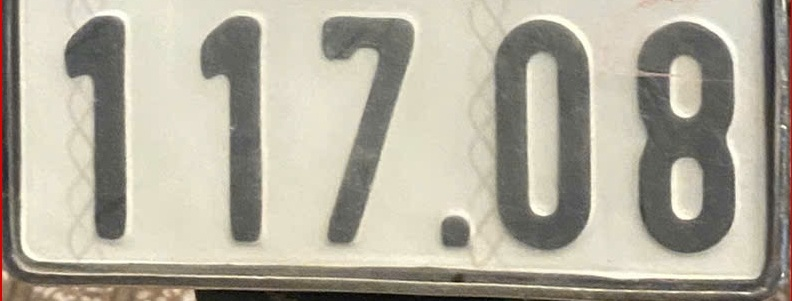
#> input picture bottom_plate.jpg, 792 x 301 px
$ python -i utils_rotate.py   (imports and definitions only)
#> lines starting #> are read from the running program, lines starting #| are printed output that depends on the picture
#> further down, picture is the input picture: shape (301, 792, 3); mean B, G, R 157.2, 172.2, 177.1
import numpy as np
import math
import cv2

def changeContrast(img):
    lab= cv2.cvtColor(img, cv2.COLOR_BGR2LAB)# chuyển BGR 2 LAB để chỉnh độ tương phản kênh L
#> lab: shape (301, 792, 3); mean of channels 0, 1, 2 177.9, 127.1, 136.3
    l_channel, a, b = cv2.split(lab) # tách LAB sang 3 kênh (Lightness, đỏ , vàng)
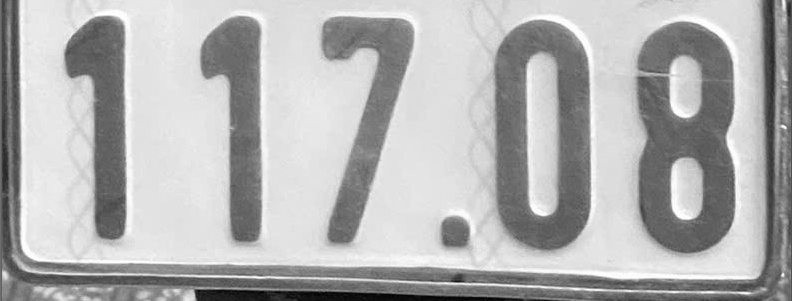
#> l_channel: shape (301, 792); min 1, max 255, mean 177.9
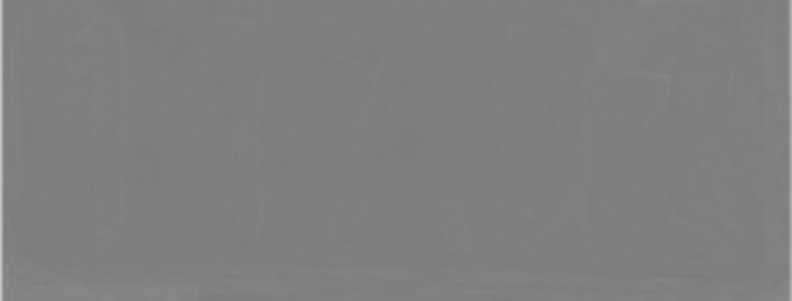
#> a: shape (301, 792); min 121, max 197, mean 127.1
    clahe = cv2.createCLAHE(clipLimit=3.0, tileGridSize=(8,8)) # tăng tương phản ,áp dụng khi trời tối
    cl = clahe.apply(l_channel) #applt vào kênh L
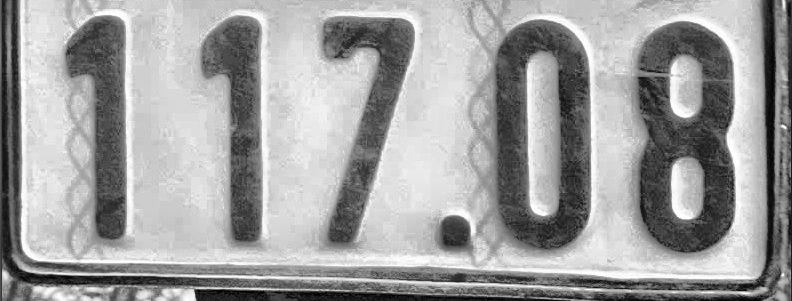
#> cl: shape (301, 792); min 0, max 255, mean 159.7
    limg = cv2.merge((cl,a,b))
#> limg: shape (301, 792, 3); mean of channels 0, 1, 2 159.7, 127.1, 136.3
    enhanced_img = cv2.cvtColor(limg, cv2.COLOR_LAB2BGR) # trả về BGR
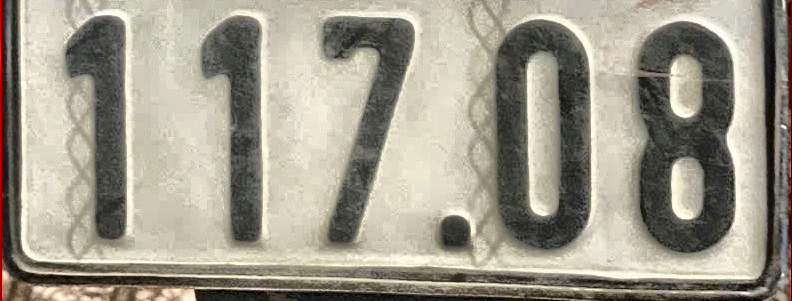
#> enhanced_img: shape (301, 792, 3); mean B, G, R 139.6, 154.4, 158.8
    return enhanced_img

# [48 lines left out: functions rotate_image, compute_skew, deskew, not called in this run]

>>> import cv2
>>> picture = cv2.imread('../bottom_plate.jpg')
>>> result = changeContrast(picture)

$ run again, on crop.jpg
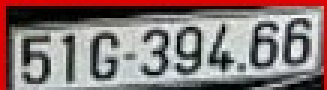
#> input picture crop.jpg, 109 x 30 px (shown 3 times larger)
#> picture is the input picture: shape (30, 109, 3); mean B, G, R 118.5, 119.1, 136
#> lab: shape (30, 109, 3); mean of channels 0, 1, 2 132.7, 133.8, 133.2
#> in changeContrast, `l_channel, a, b = cv2.split(lab)`:
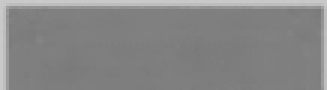
#> a: shape (30, 109) (shown 3 times larger); min 121, max 202, mean 133.8
#> limg: shape (30, 109, 3); mean of channels 0, 1, 2 131.2, 133.8, 133.2
#> in changeContrast, `enhanced_img = cv2.cvtColor(limg, cv2.COLOR_LAB2BGR)`:
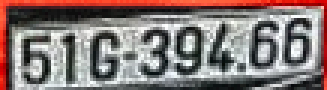
#> enhanced_img: shape (30, 109, 3) (shown 3 times larger); mean B, G, R 117.7, 119.8, 134.5

$ run again, on top_plate.jpg
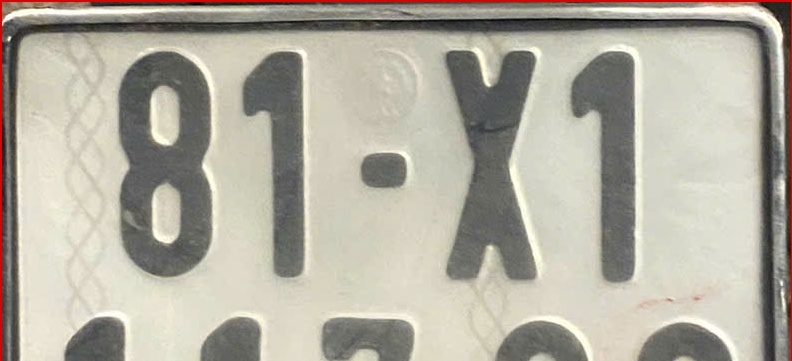
#> input picture top_plate.jpg, 792 x 361 px
#> picture is the input picture: shape (361, 792, 3); mean B, G, R 160.1, 172.7, 176.8
#> lab: shape (361, 792, 3); mean of channels 0, 1, 2 178.9, 127.2, 135.3
#> in changeContrast, `l_channel, a, b = cv2.split(lab)`:
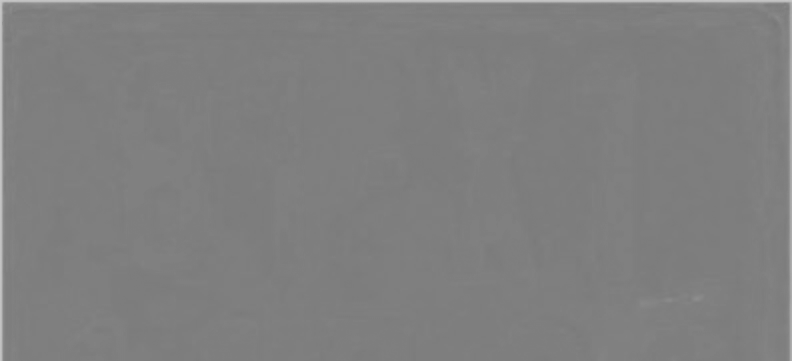
#> a: shape (361, 792); min 120, max 199, mean 127.2
#> limg: shape (361, 792, 3); mean of channels 0, 1, 2 161.8, 127.2, 135.3
#> in changeContrast, `enhanced_img = cv2.cvtColor(limg, cv2.COLOR_LAB2BGR)`:
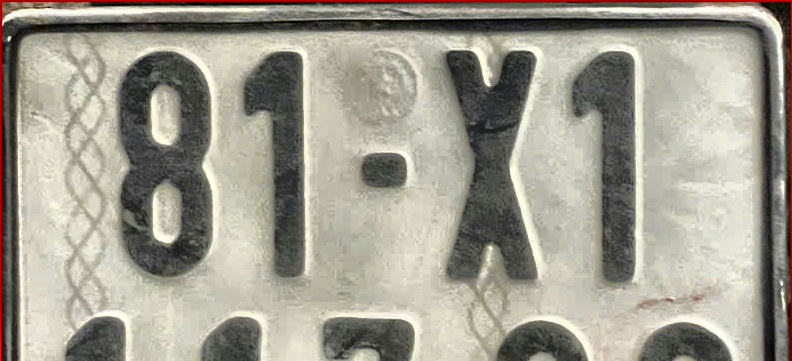
#> enhanced_img: shape (361, 792, 3); mean B, G, R 143.3, 156, 159.8
